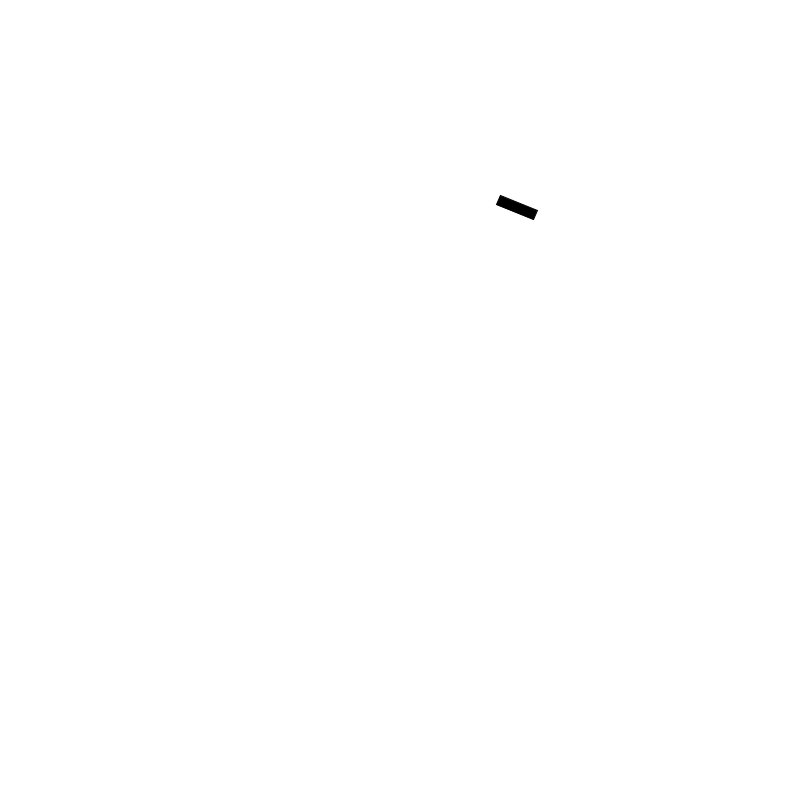
Frame 1 (no input)
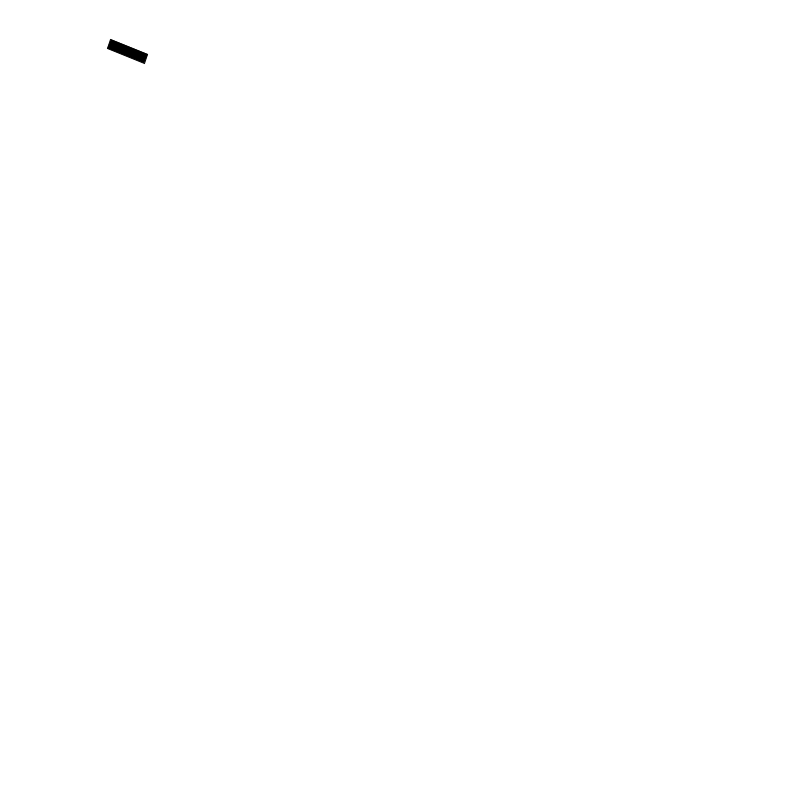
Frame 60 (the mouse pressed at the canvas centre just before this capture)
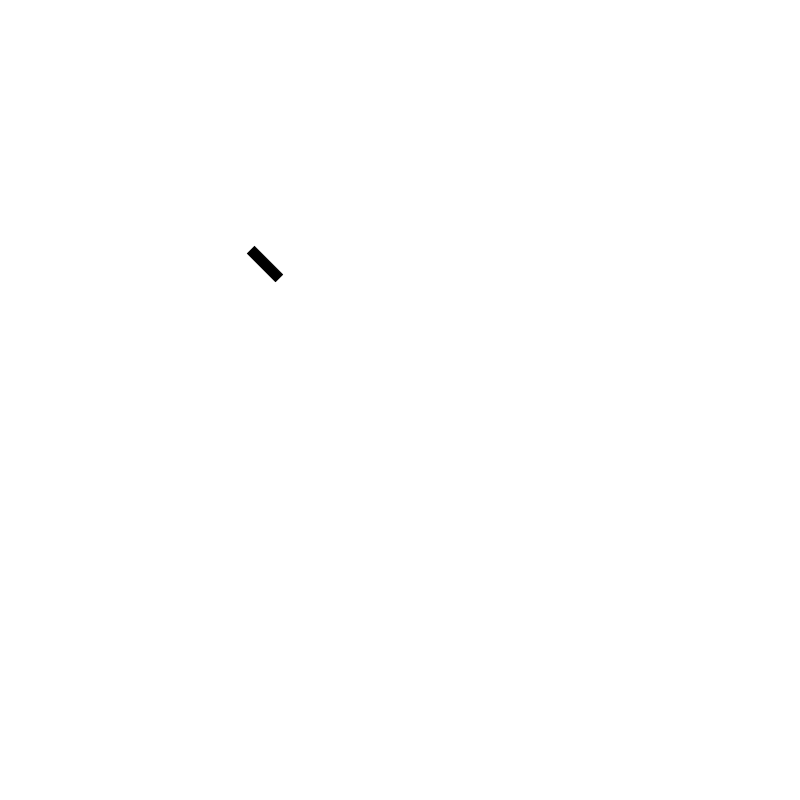
Frame 120 (the mouse held since frame 60 and released just before this capture)

The Processing sketch that drew these frames (run headless with seeded random() and noise(); from frame 60 on, the mouse is pressed at the canvas centre):

// Processing sketch: sim_06_seekTarget_heading
// ── sim_06_seekTarget_heading.pde

//Declare Pointer object called myPointer;
Pointer myPointer;

void setup() {
 size(800, 800); 
 //Instantiate myPointer object
 myPointer = new Pointer();
}

void draw() {
  background(255);
  
  PVector mouse = new PVector(mouseX, mouseY);
  //send mouse as target for seekTarget function
  myPointer.seekTarget(mouse);
  myPointer.update();
  myPointer.display();
}


// ── Pointer.pde
//Pointer Class

class Pointer {

  //Declare Variables
  PVector location;
  PVector velocity;
  PVector acceleration;
  float maxForce; //maximum steering force
  float maxSpeed; //maximum speed

  //Constructor
  Pointer() {
    location = new PVector(random(width), random(height));
    velocity = new PVector(0,0);
    //acceleration is (0,0), it changes due to forces added to it
    acceleration = new PVector(0,0);
    maxForce = 0.5;
    maxSpeed = 8;
  }

  //Class functions
  void update() {
    velocity.add(acceleration);
    velocity.limit(maxSpeed);
    location.add(velocity);
    //reset acceleration to zero each frame
    acceleration.mult(0);
  }
  
  void applyForce(PVector force) {
   //if you want to account for mass: acc = force / mass
    acceleration.add(force); 
  }
  
  //Steering Force towards target
  void seekTarget(PVector target) {
   PVector desired = PVector.sub(target, location); // like targetX - x
   float d = desired.mag(); //find the length of the desired vector
   
   //scale with arbitrary damping within 100 pixels - like our easing value
   if (d < 100) {
     float m = map(d, 0, 100, 0, maxSpeed);
     desired.setMag(m); //sets the length to the new mapped value
   } else {
     desired.setMag(maxSpeed); 
   }
   
   //Steering Force = Desired - Velocity
   PVector steer = PVector.sub(desired, velocity);
   steer.limit(maxForce);
   applyForce(steer);
    
  }

  void display() {
    //find the angle of the velocity vector
    float theta = velocity.heading2D();
    pushMatrix();
    rectMode(CENTER);
    translate(location.x, location.y);
    rotate(theta);
    fill(0); 
    rect(0, 0, 40, 10);
    popMatrix();
  }
  
}
